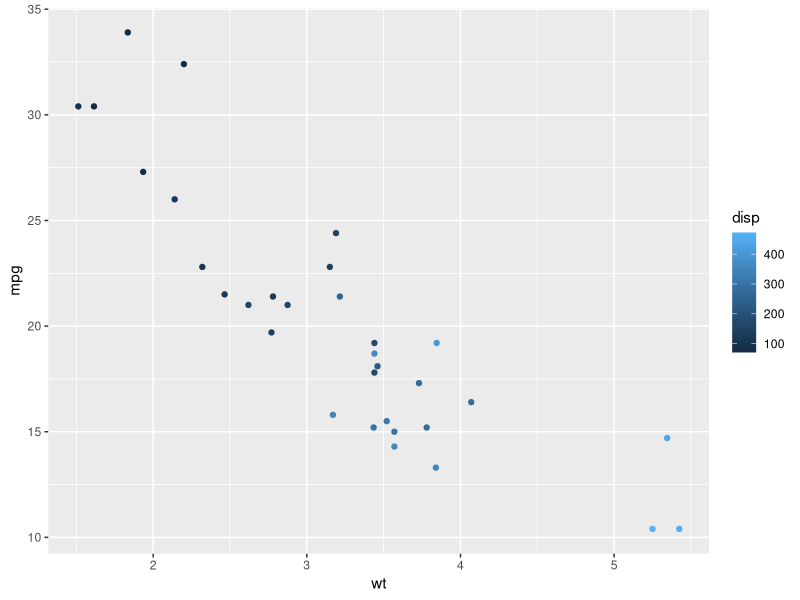

The R source for this figure:
# HGEN-612-project-01
# RStudio and Github
# author:  Isaiah Klimek            
# due date: 2/2/24            

# LIBRARIES
library(tidyverse)
library(ggplot2)

#year vs mpg

mtcars

ggplot(mtcars, aes(wt,mpg)) +
  geom_point(aes(color = disp))